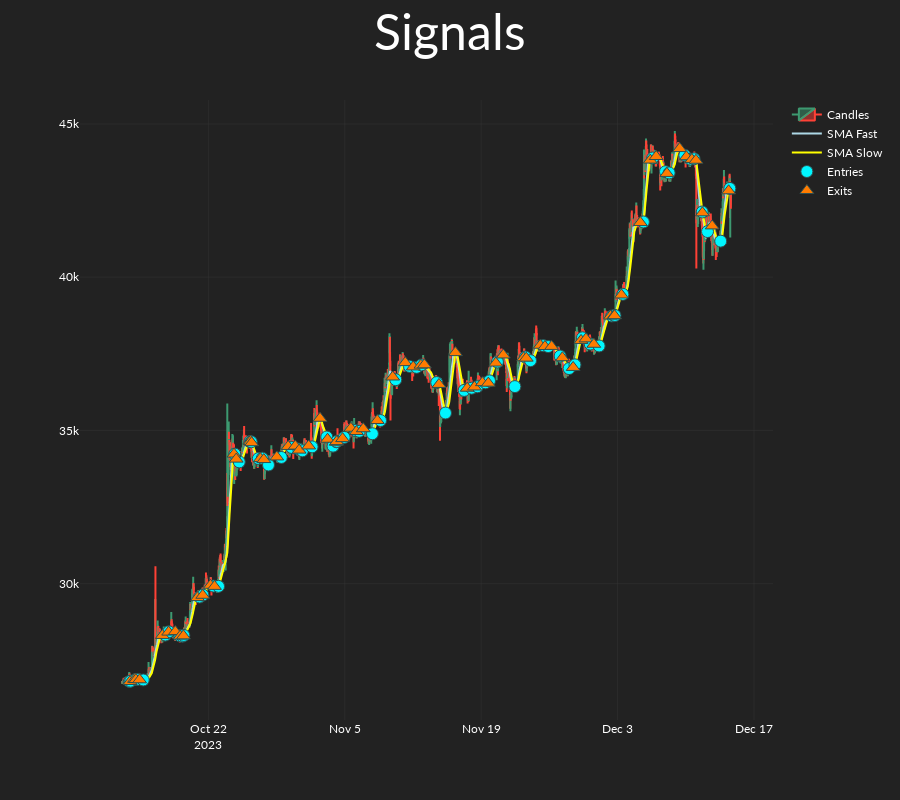
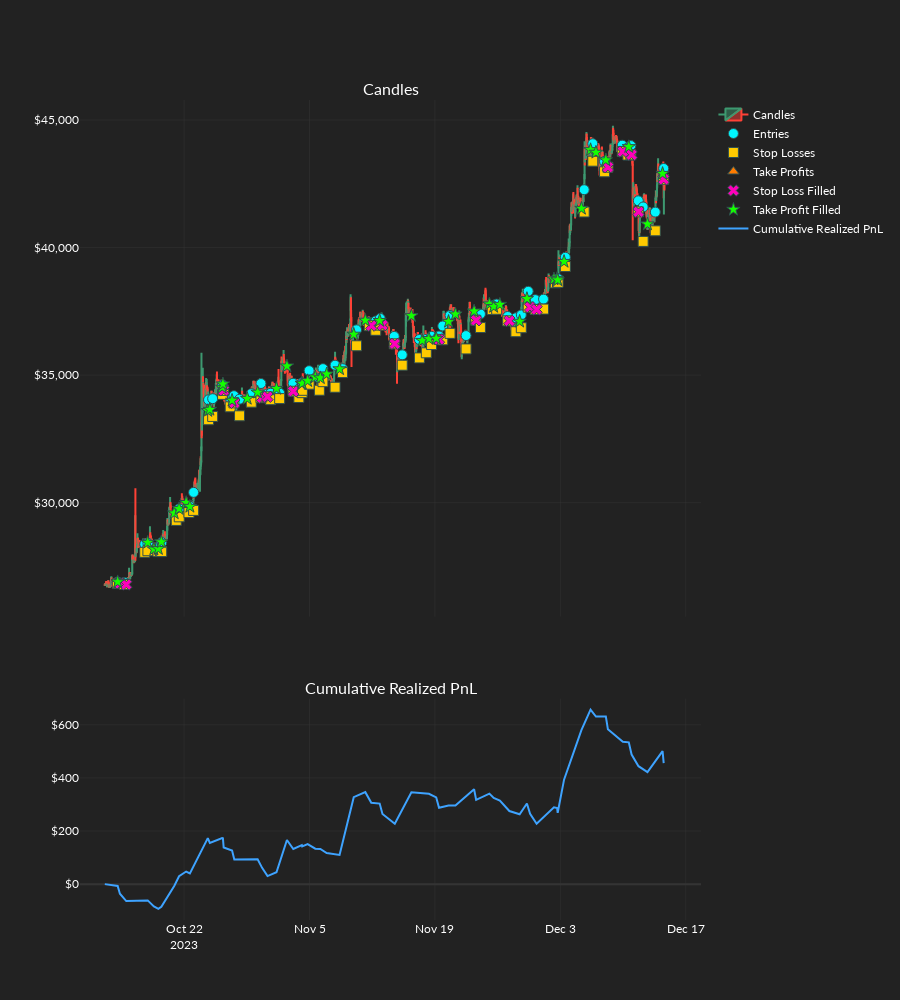

These figures' notebook cell, in order:
### Code cell
order_records_df = or_backtest(
    backtest_settings=backtest_settings,
    candles=candles,
    dos_arrays=dos_arrays,
    exchange_settings=mufex_main.exchange_settings,
    static_os=static_os,
    strategy=strategy,
    dos_index=0,
    ind_set_index=0,
    plot_results=True,
    logger_bool=True,
)
